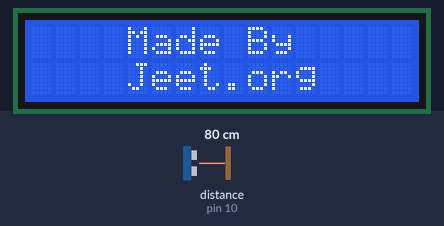
Recording of a sketch running on a simulated Arduino Uno, built with avr-gcc and run on an emulated ATmega328P. On the bench: 16×2 character LCD. Wiring (inferred from the names in the program): ultrasonic range finder: trigger pin 11; echo pin 10. The inputs (shaded band) are chosen by the test bench; at power-on: distance to the obstacle (sensor on pin 10) 80 cm. The echo pulse lasts 58.3 µs per cm.

Above: at 2.1 s.
At 5.26 s:
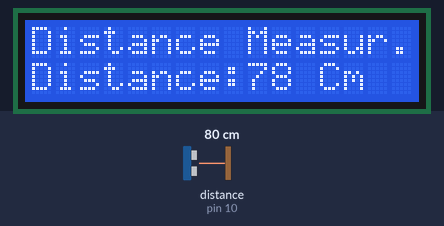
5.3 s: distance to the obstacle (sensor on pin 10) set to 2 cm
At 5.8 s:
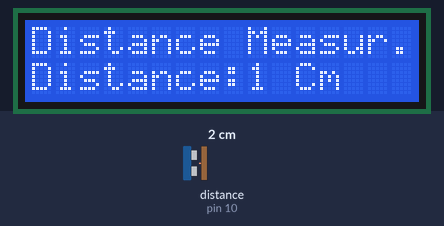
6.8 s: distance to the obstacle (sensor on pin 10) set to 4 cm
At 7.5 s:
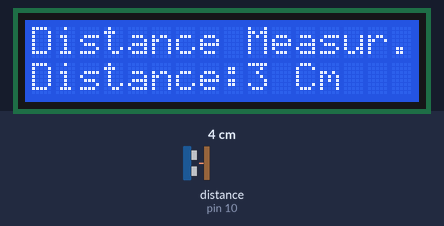
8.3 s: distance to the obstacle (sensor on pin 10) set to 9 cm
At 8.7 s:
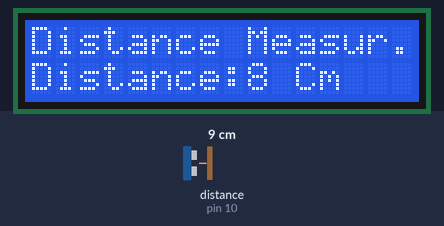
Timing chart, 0 to 11.3 s (numbered marks = the images above; inputs shaded):
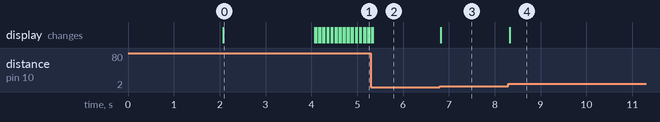

The sketch:

sketch_sep03a.ino
```cpp
# include "LiquidCrystal.h"  //lcd libary
LiquidCrystal lcd(6,5,4,3,2,1);   //LCD object Parameters: (rs, enable, d4, d5, d6, d7)
const int trigPin = 11; //trig pin connection
const int echoPin = 10;  //echopin connection
long duration;
int distanceCm;
float liquid;

void setup() {      // setup perameter
lcd.begin(16,2);
pinMode(trigPin, OUTPUT);
pinMode(echoPin, INPUT);
lcd.setCursor(0,0);
lcd.print("  Distance    ");
lcd.setCursor(0,1);
lcd.print("  Measurement  ");
delay(2000);
lcd.clear();
lcd.setCursor(0,0);
lcd.print("    Made By    ");
lcd.setCursor(0,1);
lcd.print("    Jeet.org    ");
delay(2000);
lcd.clear();
}

void loop() {   // loop of flow program
digitalWrite(trigPin, LOW);
delayMicroseconds(2);
digitalWrite(trigPin, HIGH);
delayMicroseconds(10);
digitalWrite(trigPin, LOW);
duration = pulseIn(echoPin, HIGH);
distanceCm= duration*0.034/2;
lcd.setCursor(0,0);
lcd.print("Distance Measur.");
delay(10);
lcd.setCursor(0,1);
lcd.print("Distance:");
lcd.print(distanceCm);
lcd.print(" Cm ");
delay(10);
}
```

Measured:
- after the input at 5.3 s, the display: first differs from a run without the input at once (image 2)
- after the input at 6.8 s, the display: changes at once (image 3)
- after the input at 8.3 s, the display: changes at once (image 4)
- what the display in image 0 shows lasts 2.0 s, from 2.1 s to 4.1 s
